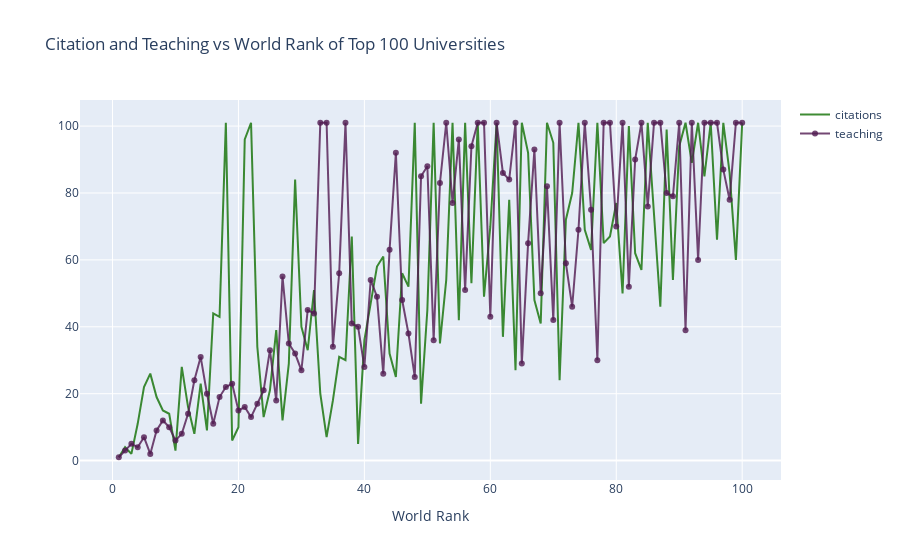

Notebook code for this chart:
### Code cell
from plotly.offline import init_notebook_mode, iplot
from plotly.graph_objs import *
init_notebook_mode(connected=True)  
# Create a list to add traces
data = [citation, teaching]
layout = dict(title = 'Citation and Teaching vs World Rank of Top 100 Universities',xaxis= dict(title= 'World Rank',ticklen= 5,zeroline= False))
fig1 = dict(data = data, layout = layout)
iplot(fig1)

### Figure 1 — Plotly figure (JSON) as saved in the notebook; plotly's stock layout.template omitted (floating-point values rounded to 4 significant figures)
{"data": [{"marker": {"color": "rgba(16, 112, 2, 0.8)"}, "mode": "lines", "name": "citations", "text": ["Harvard University", "Massachusetts Institute of Technology", "Stanford University", "University of Cambridge", "California Institute of Technology", "Princeton University", "University of Oxford", "Yale University", "Columbia University", "University of California, Berkeley", "University of Chicago", "Cornell University", "University of Pennsylvania", "University of Tokyo", "Johns Hopkins University", "Swiss Federal Institute of Technology in Zurich", "Kyoto University", "Weizmann Institute of Science", "University of California, Los Angeles", "University of California, San Diego", "Rockefeller University", "Hebrew University of Jerusalem", "New York University", "University of California, San Francisco", "University of Wisconsin–Madison", "University of Illinois at Urbana–Champaign", "Duke University", "Imperial College London", "University of Texas Southwestern Medical Center", "University of Texas at Austin", "University College London", "Osaka University", "Northwestern University", "University of Michigan, Ann Arbor", "University of Toronto", "University of North Carolina at Chapel Hill", "Washington University in St. Louis", "University of Utah", "University of Washington - Seattle", "University of California, Santa Barbara", "McGill University", "Purdue University, West Lafayette", "Carnegie Mellon University", "University of Southern California", "University of California, Davis", "University of Colorado Boulder", "University of California, Irvine", "University of Paris-Sud", "University of Minnesota, Twin Cities", "University of Arizona", "Technion – Israel Institute of Technology", "Ohio State University, Columbus", "University of Rochester", "École normale supérieure - Paris", "University of Florida", "Tel Aviv University", "Rice University", "Dartmouth College", "Vanderbilt University", "University of Edinburgh", "École Polytechnique", "Boston University", "Pierre-and-Marie-Curie University", "Pennsylvania State University, University Park", "University of Geneva", "Brown University", "University of British Columbia", "University of Maryland, College Park", "Swiss Federal Institute of Technology in Lausanne", "Karolinska Institute", "University of Pittsburgh - Pittsburgh Campus", "Rutgers University-New Brunswick", "Texas A&M University, College Station", "Nagoya University", "Seoul National University", "University of Manchester", "Sapienza University of Rome", "Case Western Reserve University", "Tohoku University", "Arizona State University", "Emory University", "Ruprecht Karl University of Heidelberg", "Ludwig Maximilian University of Munich", "University of Virginia", "Leiden University", "Tufts University", "Georgia Institute of Technology", "University of Zurich", "University of Helsinki", "Technical University of Munich", "University of Oslo", "University of Queensland", "University of Copenhagen", "University of Sydney", "Williams College", "University of Texas MD Anderson Cancer Center", "University of Nottingham", "University of Bristol", "Utrecht University", "Mines ParisTech"], "type": "scatter", "x": [1, 2, 3, 4, 5, 6, 7, 8, 9, 10, 11, 12, 13, 14, 15, 16, 17, 18, 19, 20, 21, 22, 23, 24, 25, 26, 27, 28, 29, 30, 31, 32, 33, 34, 35, 36, 37, 38, 39, 40, 41, 42, 43, 44, 45, 46, 47, 48, 49, 50, 51, 52, 53, 54, 55, 56, 57, 58, 59, 60, 61, 62, 63, 64, 65, 66, 67, 68, 69, 70, 71, 72, 73, 74, 75, 76, 77, 78, 79, 80, 81, 82, 83, 84, 85, 86, 87, 88, 89, 90, 91, 92, 93, 94, 95, 96, 97, 98, 99, 100], "y": [1, 4, 2, 11, 22, 26, 19, 15, 14, 3, 28, 16, 8, 23, 9, 44, 43, 101, 6, 10, 96, 101, 34, 13, 21, 39, 12, 29, 84, 40, 33, 51, 20, 7, 18, 31, 30, 67, 5, 36, 47, 58, 61, 32, 25, 56, 52, 101, 17, 45, 101, 35, 54, 101, 42, 101, 53, 101, 49, 70, 101, 37, 78, 27, 101, 92, 48, 41, 101, 95, 24, 72, 80, 101, 69, 63, 101, 65, 67, 77, 50, 100, 62, 57, 101, 75, 46, 99, 54, 94, 101, 89, 101, 85, 101, 66, 101, 86, 60, 101]}, {"marker": {"color": "rgba(80, 26, 80, 0.8)"}, "mode": "lines+markers", "name": "teaching", "text": ["Harvard University", "Massachusetts Institute of Technology", "Stanford University", "University of Cambridge", "California Institute of Technology", "Princeton University", "University of Oxford", "Yale University", "Columbia University", "University of California, Berkeley", "University of Chicago", "Cornell University", "University of Pennsylvania", "University of Tokyo", "Johns Hopkins University", "Swiss Federal Institute of Technology in Zurich", "Kyoto University", "Weizmann Institute of Science", "University of California, Los Angeles", "University of California, San Diego", "Rockefeller University", "Hebrew University of Jerusalem", "New York University", "University of California, San Francisco", "University of Wisconsin–Madison", "University of Illinois at Urbana–Champaign", "Duke University", "Imperial College London", "University of Texas Southwestern Medical Center", "University of Texas at Austin", "University College London", "Osaka University", "Northwestern University", "University of Michigan, Ann Arbor", "University of Toronto", "University of North Carolina at Chapel Hill", "Washington University in St. Louis", "University of Utah", "University of Washington - Seattle", "University of California, Santa Barbara", "McGill University", "Purdue University, West Lafayette", "Carnegie Mellon University", "University of Southern California", "University of California, Davis", "University of Colorado Boulder", "University of California, Irvine", "University of Paris-Sud", "University of Minnesota, Twin Cities", "University of Arizona", "Technion – Israel Institute of Technology", "Ohio State University, Columbus", "University of Rochester", "École normale supérieure - Paris", "University of Florida", "Tel Aviv University", "Rice University", "Dartmouth College", "Vanderbilt University", "University of Edinburgh", "École Polytechnique", "Boston University", "Pierre-and-Marie-Curie University", "Pennsylvania State University, University Park", "University of Geneva", "Brown University", "University of British Columbia", "University of Maryland, College Park", "Swiss Federal Institute of Technology in Lausanne", "Karolinska Institute", "University of Pittsburgh - Pittsburgh Campus", "Rutgers University-New Brunswick", "Texas A&M University, College Station", "Nagoya University", "Seoul National University", "University of Manchester", "Sapienza University of Rome", "Case Western Reserve University", "Tohoku University", "Arizona State University", "Emory University", "Ruprecht Karl University of Heidelberg", "Ludwig Maximilian University of Munich", "University of Virginia", "Leiden University", "Tufts University", "Georgia Institute of Technology", "University of Zurich", "University of Helsinki", "Technical University of Munich", "University of Oslo", "University of Queensland", "University of Copenhagen", "University of Sydney", "Williams College", "University of Texas MD Anderson Cancer Center", "University of Nottingham", "University of Bristol", "Utrecht University", "Mines ParisTech"], "type": "scatter", "x": [1, 2, 3, 4, 5, 6, 7, 8, 9, 10, 11, 12, 13, 14, 15, 16, 17, 18, 19, 20, 21, 22, 23, 24, 25, 26, 27, 28, 29, 30, 31, 32, 33, 34, 35, 36, 37, 38, 39, 40, 41, 42, 43, 44, 45, 46, 47, 48, 49, 50, 51, 52, 53, 54, 55, 56, 57, 58, 59, 60, 61, 62, 63, 64, 65, 66, 67, 68, 69, 70, 71, 72, 73, 74, 75, 76, 77, 78, 79, 80, 81, 82, 83, 84, 85, 86, 87, 88, 89, 90, 91, 92, 93, 94, 95, 96, 97, 98, 99, 100], "y": [1, 3, 5, 4, 7, 2, 9, 12, 10, 6, 8, 14, 24, 31, 20, 11, 19, 22, 23, 15, 16, 13, 17, 21, 33, 18, 55, 35, 32, 27, 45, 44, 101, 101, 34, 56, 101, 41, 40, 28, 54, 49, 26, 63, 92, 48, 38, 25, 85, 88, 36, 83, 101, 77, 96, 51, 94, 101, 101, 43, 101, 86, 84, 101, 29, 65, 93, 50, 82, 42, 101, 59, 46, 69, 101, 75, 30, 101, 101, 70, 101, 52, 90, 101, 76, 101, 101, 80, 79, 101, 39, 101, 60, 101, 101, 101, 87, 78, 101, 101]}], "layout": {"title": {"text": "Citation and Teaching vs World Rank of Top 100 Universities"}, "xaxis": {"ticklen": 5, "title": {"text": "World Rank"}, "zeroline": false}}}
